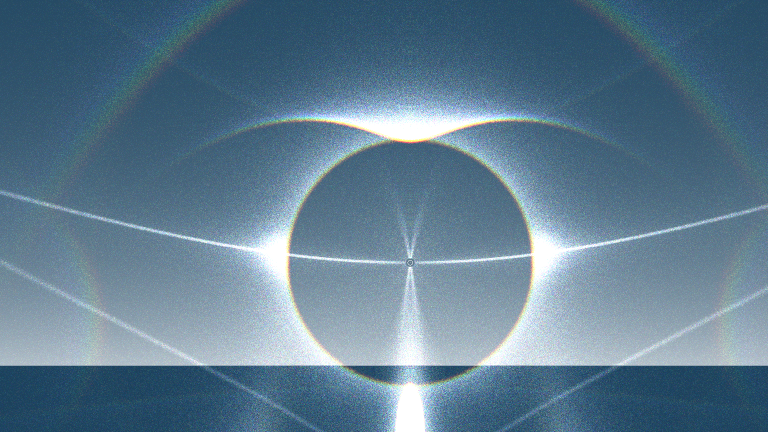
#> input picture docs/calibration/halosim_outputs/halosim_tangent_p2_h18.6_25000mr.png, 1536 x 864 px (shown at 1/2 size)
$ python tangent_halosim_measure.py
#> lines starting #> are read from the running program, lines starting #| are printed output that depends on the picture
"""Pass C7 Step 2 — measure upper-tangent-arc wing extent from HaloSim images.

Reads the HaloSim PNG renders under docs/calibration/halosim_outputs/,
locates the 22-degree halo (used as the angular ruler), identifies the
upper-tangent-arc brightness on a ring slightly outside the halo, and
extracts the azimuth at which the wings fall to background. The result
is the HaloSim-predicted wing azimuth at the rendered sun altitude.

Comparison vs the C5 hand-anchor opening-angle reduction (computed by
scripts/tangent_opening_angle.py) is the Pass C7 verdict: does the
canonical literature inverse handle agree with the C5 hand-anchor
points, or do they diverge?

Run: python scripts/tangent_halosim_measure.py
"""

from __future__ import annotations
import math
import os
import sys
import json

import numpy as np
from PIL import Image

THIS_DIR = os.path.dirname(os.path.abspath(__file__))
REPO_ROOT = os.path.dirname(THIS_DIR)
HALOSIM_DIR = os.path.join(REPO_ROOT, "docs", "calibration", "halosim_outputs")

# Renders to measure. Each (filename, h_deg, label).
RUNS = [
    ("halosim_tangent_p2_h18.6_25000mr.png", 18.6, "p2"),
    ("halosim_tangent_p13_h6.83_25000mr.png", 6.83, "p13"),
    ("halosim_tangent_p13_h1_10000mr.png", 1.0, "low-h sanity"),
    ("halosim_tangent_p2_h20_25000mr.png", 20.0, "p2-near"),
]


def load_grayscale(path: str) -> np.ndarray:
    img = Image.open(path).convert("L")
    return np.asarray(img, dtype=np.float32)


def find_22deg_halo(gray: np.ndarray) -> tuple[float, float, float]:
    """Estimate (sun_x, sun_y, r22_px) for a HaloSim render.

    HaloSim's view is symmetric about the sun-meridian (vertical line) and
    the sun sits at image-center horizontally. The vertical sun position
    varies with the rendered sun-elevation. The 22-degree halo is a
    high-brightness annulus centered on the sun.

    Approach:
      1. sun_x = image center column (HaloSim centers the view on the sun).
      2. sun_y = column-wise brightness maximum along sun_x (the sun core).
      3. r22_px = radial distance from (sun_x, sun_y) at which the radial
         brightness profile peaks (the 22-degree halo ring).
    """
    h, w = gray.shape
    sun_x = w / 2.0

    # Find sun_y: the y-coordinate of peak brightness along the central column.
    central_col = gray[:, int(sun_x)]
    sun_y = float(np.argmax(central_col))

    # Build a radial brightness profile.
    yy, xx = np.indices(gray.shape)
    rr = np.hypot(xx - sun_x, yy - sun_y)

    # Bin into integer-radius bins out to a generous max.
    max_r = int(min(sun_x, w - sun_x, sun_y, h - sun_y))
    r_int = np.clip(rr.astype(int), 0, max_r)

    # Mean brightness per radius bin.
    sums = np.bincount(r_int.ravel(), weights=gray.ravel(), minlength=max_r + 1)
    cnts = np.bincount(r_int.ravel(), minlength=max_r + 1)
    cnts = np.where(cnts == 0, 1, cnts)
    profile = sums / cnts

    # The 22-degree halo is the strongest ring after the central sun blob.
    # Mask out the inner ~50 px (sun core + immediate surround) and find
    # the brightest local maximum.
    inner_mask = 50
    search = profile[inner_mask:].copy()
    # Smooth with a moving average.
    kernel_n = 5
    kernel = np.ones(kernel_n) / kernel_n
    smoothed = np.convolve(search, kernel, mode="same")
    peak_idx = int(np.argmax(smoothed))
    r22_px = peak_idx + inner_mask

    return sun_x, sun_y, float(r22_px)


def measure_wing_extent(
    gray: np.ndarray,
    sun_x: float,
    sun_y: float,
    r22_px: float,
    background_pct: float = 50.0,
) -> dict:
    """Measure the upper-tangent-arc wing azimuth extent.

    Strategy: the upper tangent arc sits *outside* the 22-degree halo, with
    its apex on the halo crown directly above the sun. Sample brightness
    along an arc at radius = 1.3 * r22 (well outside the halo, where the
    halo intensity has fallen but the tangent-arc wings are still bright)
    over azimuths from -90 to +90 degrees relative to zenith. Identify the
    apex peak at azimuth 0 and trace outward until brightness drops to the
    azimuth-mean background level.
    """
    h, w = gray.shape

    # Sample radius: well outside the halo, capturing the wing locus.
    r_sample = 1.35 * r22_px

    # Sample 360 azimuth bins covering 0..pi (upper hemisphere only).
    n_az = 361
    azimuths = np.linspace(-np.pi / 2, np.pi / 2, n_az)
    # For each azimuth, sample the brightness at (sun_x + r*sin(az), sun_y - r*cos(az)).
    sample_x = sun_x + r_sample * np.sin(azimuths)
    sample_y = sun_y - r_sample * np.cos(azimuths)

    # Bilinear interpolation over the image.
    def bilinear(x: np.ndarray, y: np.ndarray) -> np.ndarray:
        x0 = np.clip(np.floor(x).astype(int), 0, w - 2)
        y0 = np.clip(np.floor(y).astype(int), 0, h - 2)
        fx = x - x0
        fy = y - y0
        return (
            gray[y0, x0] * (1 - fx) * (1 - fy)
            + gray[y0, x0 + 1] * fx * (1 - fy)
            + gray[y0 + 1, x0] * (1 - fx) * fy
            + gray[y0 + 1, x0 + 1] * fx * fy
        )

    profile = bilinear(sample_x, sample_y)

    # Define background as a low percentile of the upper-hemisphere profile.
    bg = float(np.percentile(profile, background_pct))
    peak = float(profile.max())

    # Threshold midway between background and peak.
    threshold = bg + 0.5 * (peak - bg)

    # Find zenith bin and trace outward in both directions until profile falls
    # below threshold.
    zenith_bin = n_az // 2
    az_step_deg = 180.0 / (n_az - 1)

    # Right (positive azimuth) extent.
    right_idx = zenith_bin
    while right_idx + 1 < n_az and profile[right_idx + 1] > threshold:
        right_idx += 1
    right_az_deg = math.degrees(azimuths[right_idx])

    # Left (negative azimuth) extent.
    left_idx = zenith_bin
    while left_idx - 1 >= 0 and profile[left_idx - 1] > threshold:
        left_idx -= 1
    left_az_deg = math.degrees(azimuths[left_idx])

    return {
        "r22_px": r22_px,
        "px_per_deg": r22_px / 22.0,
        "r_sample_px": r_sample,
        "r_sample_deg": r_sample / (r22_px / 22.0),
        "n_azimuth_bins": n_az,
        "az_step_deg": az_step_deg,
        "profile_min": float(profile.min()),
        "profile_max": peak,
        "background_pct_value": bg,
        "threshold": threshold,
        "left_az_deg": left_az_deg,
        "right_az_deg": right_az_deg,
        "full_opening_az_deg": right_az_deg - left_az_deg,
    }


def process(filename: str, h_deg: float, label: str) -> dict:
    path = os.path.join(HALOSIM_DIR, filename)
    if not os.path.exists(path):
        return {"file": filename, "label": label, "error": "file not found"}
    gray = load_grayscale(path)
    sun_x, sun_y, r22_px = find_22deg_halo(gray)
    wings = measure_wing_extent(gray, sun_x, sun_y, r22_px)

    return {
        "file": filename,
        "label": label,
        "h_deg": h_deg,
        "image_size": gray.shape[::-1],  # (w, h)
        "sun_xy": (sun_x, sun_y),
        "r22_px": r22_px,
        "wings": wings,
    }


def main() -> int:
    print("Pass C7 Step 2 — HaloSim opening-angle measurement")
    print("=" * 70)
    print()

    results = []
    for fname, h, label in RUNS:
        r = process(fname, h, label)
#> in load_grayscale, `img = Image.open(path).convert("L")`:
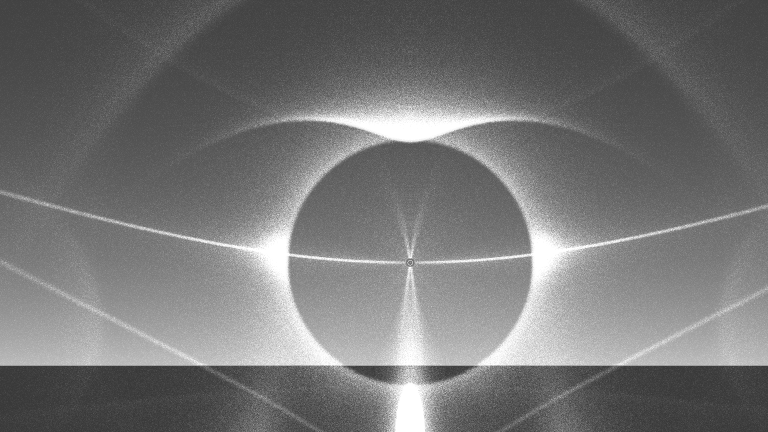
#> img: PIL image 1536x864 L (shown at 1/2 size); min 57, max 255, mean 117.2
#> in find_22deg_halo, `central_col = gray[:, int(sun_x)]`: central_col = 864 values, max 255 at index 235, min 57 at index 741, mean 134.1
#> in find_22deg_halo, `sun_y = float(np.argmax(central_col))`: sun_y = 235
#> in find_22deg_halo, `rr = np.hypot(xx - sun_x, yy - sun_y)`:
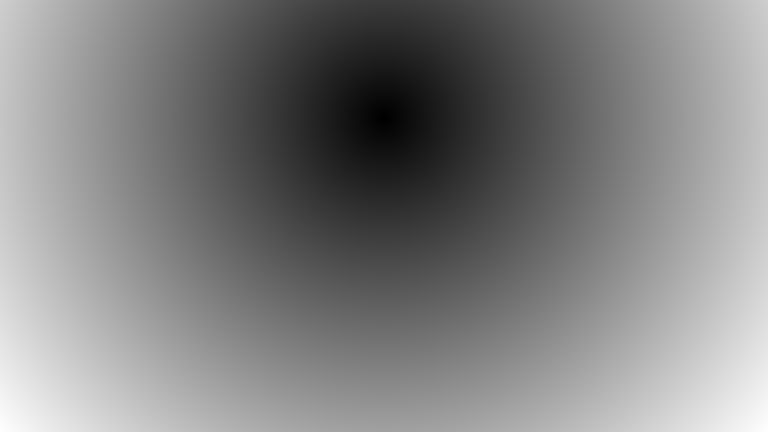
#> rr: shape (864, 1536) float64 (shown at 1/2 size); min 0, max 992.1, mean 503.4; drawn with min black and max white
#> in find_22deg_halo, `r_int = np.clip(rr.astype(int), 0, max_r)`:
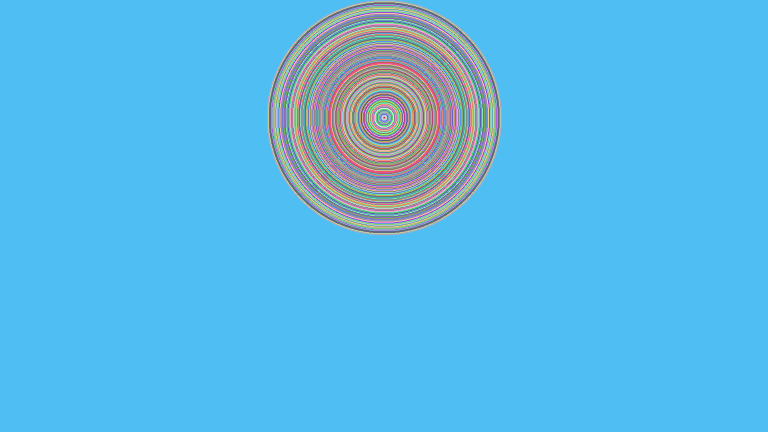
#> r_int: shape (864, 1536) int64 (shown at 1/2 size); 236 distinct labels, from 0 to 235; one colour per label, 0 black
#> in find_22deg_halo, `sums = np.bincount(r_int.ravel(), weights=gray.ravel(), minlength=max_..`: sums = 236 values, max 134954542 at index 235, min 255 at index 0, mean 658996.9
#> in find_22deg_halo, `cnts = np.bincount(r_int.ravel(), minlength=max_r + 1)`: cnts = 236 values, max 1153631 at index 235, min 1 at index 0, mean 5623.3
#> in find_22deg_halo, `profile = sums / cnts`: profile = 236 values, max 255 at index 0, min 101.8 at index 230, mean 141.3
#> in find_22deg_halo, `search = profile[inner_mask:].copy()`: search = 186 values, max 181 at index 0, min 101.8 at index 180, mean 120.9
#> in find_22deg_halo, `smoothed = np.convolve(search, kernel, mode="same")`: smoothed = 186 values, max 175.9 at index 2, min 64.28 at index 185, mean 120
#> in find_22deg_halo, `peak_idx = int(np.argmax(smoothed))`: peak_idx = 2
#> in find_22deg_halo, `r22_px = peak_idx + inner_mask`: r22_px = 52
#> in process, `sun_x, sun_y, r22_px = find_22deg_halo(gray)`: sun_x = 768; sun_y = 235; r22_px = 52
#> in measure_wing_extent, `r_sample = 1.35 * r22_px`: r_sample = 70.2
#> in measure_wing_extent, `sample_x = sun_x + r_sample * np.sin(azimuths)`: sample_x = 361 values from 697.8 to 838.2
#> in measure_wing_extent, `sample_y = sun_y - r_sample * np.cos(azimuths)`: sample_y = 361 values, max 235 at index 0, min 164.8 at index 180, mean 190.4
#> in bilinear, `x0 = np.clip(np.floor(x).astype(int), 0, w - 2)`: x0 = 361 values from 697 to 838
#> in bilinear, `y0 = np.clip(np.floor(y).astype(int), 0, h - 2)`: y0 = 361 values, max 235 at index 0, min 164 at index 172, mean 189.9
#> in bilinear, `fx = x - x0`: fx = 361 values, max 0.996 at index 203, min 0 at index 180, mean 0.499
#> in bilinear, `fy = y - y0`: fy = 361 values, max 0.99 at index 40, min 0 at index 0, mean 0.494
#> in measure_wing_extent, `profile = bilinear(sample_x, sample_y)`: profile = 361 values, max 252.1 at index 355, min 82.82 at index 131, mean 140.3
#> in measure_wing_extent, `bg = float(np.percentile(profile, background_pct))`: bg = 130.2
#> in measure_wing_extent, `peak = float(profile.max())`: peak = 252.1
#> in measure_wing_extent, `threshold = bg + 0.5 * (peak - bg)`: threshold = 191.2
#> after the loop in measure_wing_extent, `while right_idx + 1 < n_az and profile[right_idx + 1] > threshold:`: right_idx = 180
#> in measure_wing_extent, `right_az_deg = math.degrees(azimuths[right_idx])`: right_az_deg = 0
#> after the loop in measure_wing_extent, `while left_idx - 1 >= 0 and profile[left_idx - 1] > threshold:`: left_idx = 180
#> in measure_wing_extent, `left_az_deg = math.degrees(azimuths[left_idx])`: left_az_deg = 0
#> in process, `wings = measure_wing_extent(gray, sun_x, sun_y, r22_px)`: wings = 13 items
#> r = 7 items
        results.append(r)

        print(f"--- {label}: {fname} ---")
        if "error" in r:
            print(f"  ERROR: {r['error']}")
            continue
        print(f"  h = {r['h_deg']}°")
#|   h = 18.6°
        print(f"  image size: {r['image_size']}")
#|   image size: (1536, 864)
        print(f"  sun = ({r['sun_xy'][0]:.0f}, {r['sun_xy'][1]:.0f})")
#|   sun = (768, 235)
        print(f"  r22 = {r['r22_px']:.1f} px  ->  {r['wings']['px_per_deg']:.2f} px/deg")
#|   r22 = 52.0 px  ->  2.36 px/deg
        print(f"  sample radius = {r['wings']['r_sample_px']:.1f} px  ({r['wings']['r_sample_deg']:.1f}° from sun)")
#|   sample radius = 70.2 px  (29.7° from sun)
        print(f"  profile: min={r['wings']['profile_min']:.1f}, peak={r['wings']['profile_max']:.1f}, bg(50%)={r['wings']['background_pct_value']:.1f}")
#|   profile: min=82.8, peak=252.1, bg(50%)=130.2
        print(f"  threshold (midway peak/bg): {r['wings']['threshold']:.1f}")
#|   threshold (midway peak/bg): 191.2
        print(f"  wing extent: left {r['wings']['left_az_deg']:+.2f}°, right {r['wings']['right_az_deg']:+.2f}°")
#|   wing extent: left +0.00°, right +0.00°
        print(f"  full opening angle: {r['wings']['full_opening_az_deg']:.2f}°")
#|   full opening angle: 0.00°
        print()
#> pass 2 of the loop in main, `for fname, h, label in RUNS:`:
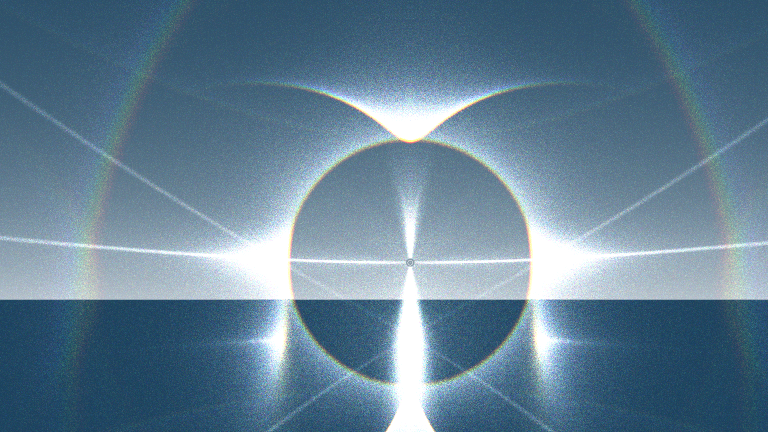
#> input picture docs/calibration/halosim_outputs/halosim_tangent_p13_h6.83_25000mr.png, 1536 x 864 px (shown at 1/2 size)
#> central_col = 864 values, max 255 at index 214, min 57 at index 629, mean 141.6
#> in find_22deg_halo (call 2), `sun_y = float(np.argmax(central_col))`: sun_y = 214
#> in find_22deg_halo (call 2), `rr = np.hypot(xx - sun_x, yy - sun_y)`:
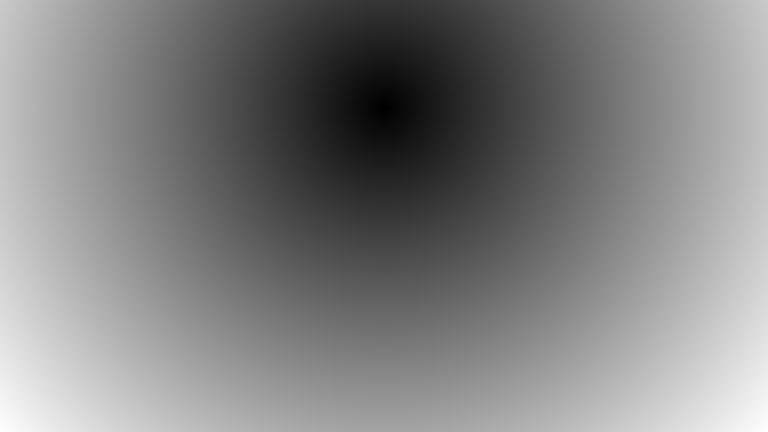
#> rr: shape (864, 1536) float64 (shown at 1/2 size); min 0, max 1005.5, mean 510.8; drawn with min black and max white
#> in find_22deg_halo (call 2), `r_int = np.clip(rr.astype(int), 0, max_r)`:
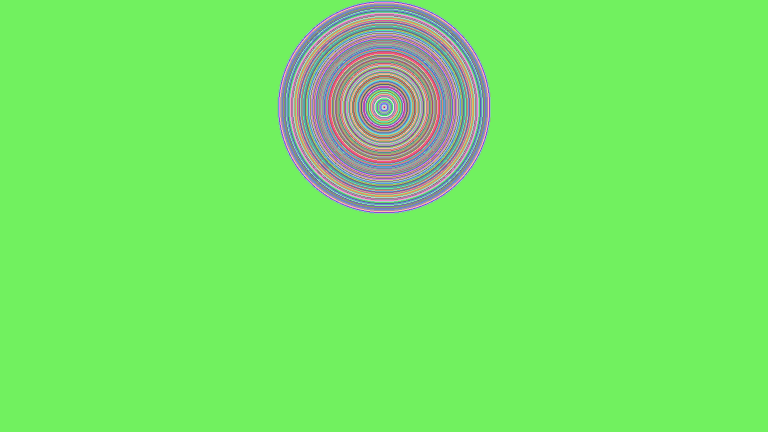
#> r_int: shape (864, 1536) int64 (shown at 1/2 size); 215 distinct labels, from 0 to 214; one colour per label, 0 black
#> sums = 215 values, max 142093997 at index 214, min 255 at index 0, mean 749181.2
#> cnts = 215 values, max 1183271 at index 214, min 1 at index 0, mean 6172.6
#> in find_22deg_halo (call 2), `profile = sums / cnts`: profile = 215 values, max 255 at index 0, min 115.2 at index 213, mean 152.3
#> search = 165 values, max 180.9 at index 2, min 115.2 at index 163, mean 134.5
#> smoothed = 165 values, max 179.9 at index 2, min 70.24 at index 164, mean 133.4
#|   h = 6.83°
#|   image size: (1536, 864)
#|   sun = (768, 214)
#|   r22 = 52.0 px  ->  2.36 px/deg
#|   sample radius = 70.2 px  (29.7° from sun)
#|   profile: min=87.7, peak=252.8, bg(50%)=133.8
#|   threshold (midway peak/bg): 193.3
#|   wing extent: left +0.00°, right +0.00°
#|   full opening angle: 0.00°
#> pass 3 of the loop in main, `for fname, h, label in RUNS:`:
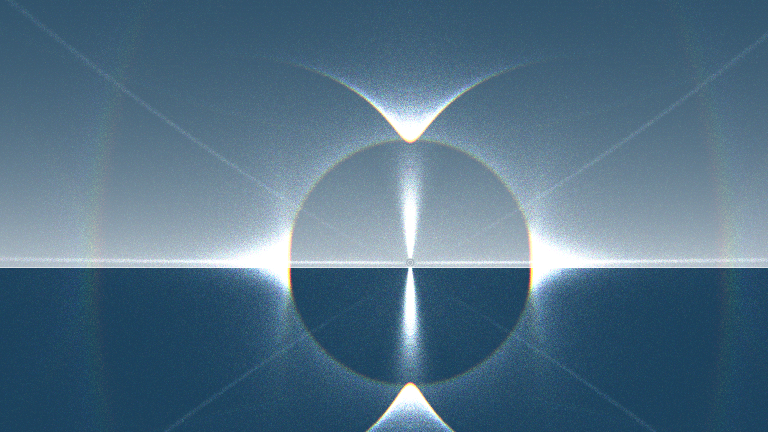
#> input picture docs/calibration/halosim_outputs/halosim_tangent_p13_h1_10000mr.png, 1536 x 864 px (shown at 1/2 size)
#> central_col = 864 values, max 255 at index 223, min 57 at index 539, mean 115.7
#> in find_22deg_halo (call 3), `sun_y = float(np.argmax(central_col))`: sun_y = 223
#> in find_22deg_halo (call 3), `rr = np.hypot(xx - sun_x, yy - sun_y)`:
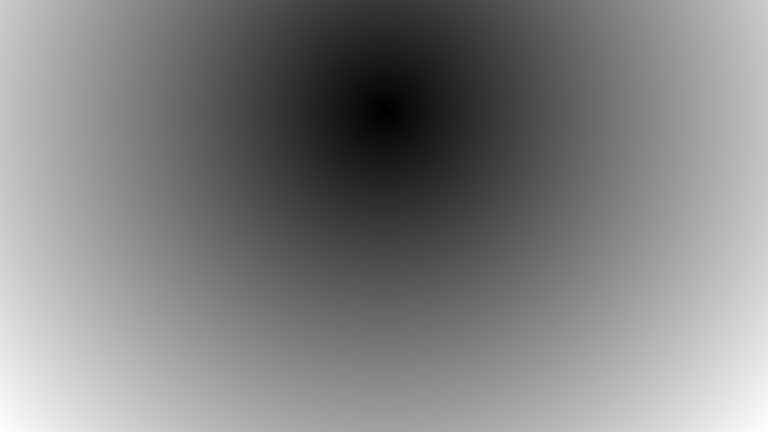
#> rr: shape (864, 1536) float64 (shown at 1/2 size); min 0, max 999.7, mean 507.6; drawn with min black and max white
#> in find_22deg_halo (call 3), `r_int = np.clip(rr.astype(int), 0, max_r)`:
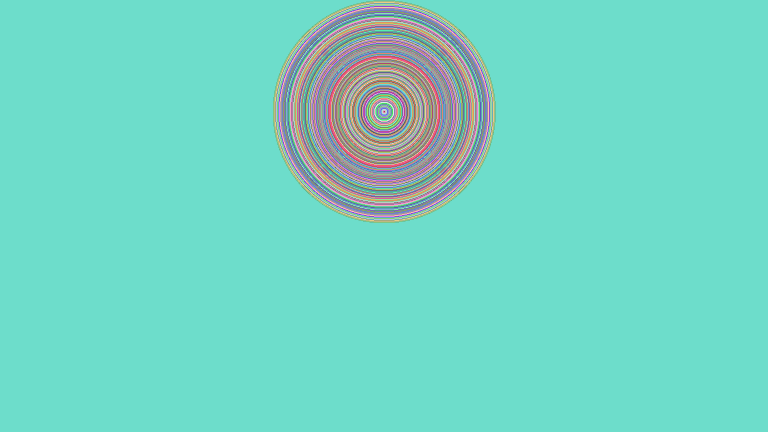
#> r_int: shape (864, 1536) int64 (shown at 1/2 size); 224 distinct labels, from 0 to 223; one colour per label, 0 black
#> sums = 224 values, max 120646752 at index 223, min 255 at index 0, mean 624852.5
#> cnts = 224 values, max 1170899 at index 223, min 1 at index 0, mean 5924.6
#> in find_22deg_halo (call 3), `profile = sums / cnts`: profile = 224 values, max 255 at index 0, min 103 at index 223, mean 136.9
#> search = 174 values, max 154.6 at index 5, min 103 at index 173, mean 125
#> smoothed = 174 values, max 153.2 at index 3, min 67.55 at index 173, mean 124.1
#> peak_idx = 3
#> in find_22deg_halo (call 3), `r22_px = peak_idx + inner_mask`: r22_px = 53
#|   h = 1.0°
#|   image size: (1536, 864)
#|   sun = (768, 223)
#|   r22 = 53.0 px  ->  2.41 px/deg
#|   sample radius = 71.6 px  (29.7° from sun)
#|   profile: min=93.4, peak=217.3, bg(50%)=117.2
#|   threshold (midway peak/bg): 167.3
#|   wing extent: left +0.00°, right +0.00°
#|   full opening angle: 0.00°
#> the loop made 4 passes; the first 3 are shown

    # Compare to hand-anchor reductions where applicable.
    print("=" * 70)
    print("Cross-check vs C5 hand-anchor opening-angle reduction (p2 only)")
    print("=" * 70)
    p2_result = next((r for r in results if r["label"] == "p2"), None)
    if p2_result and "wings" in p2_result:
        # Hand-anchor measurement from p2-anchor.json.
#> (the run stopped early here; a loop or call above may not have finished)
